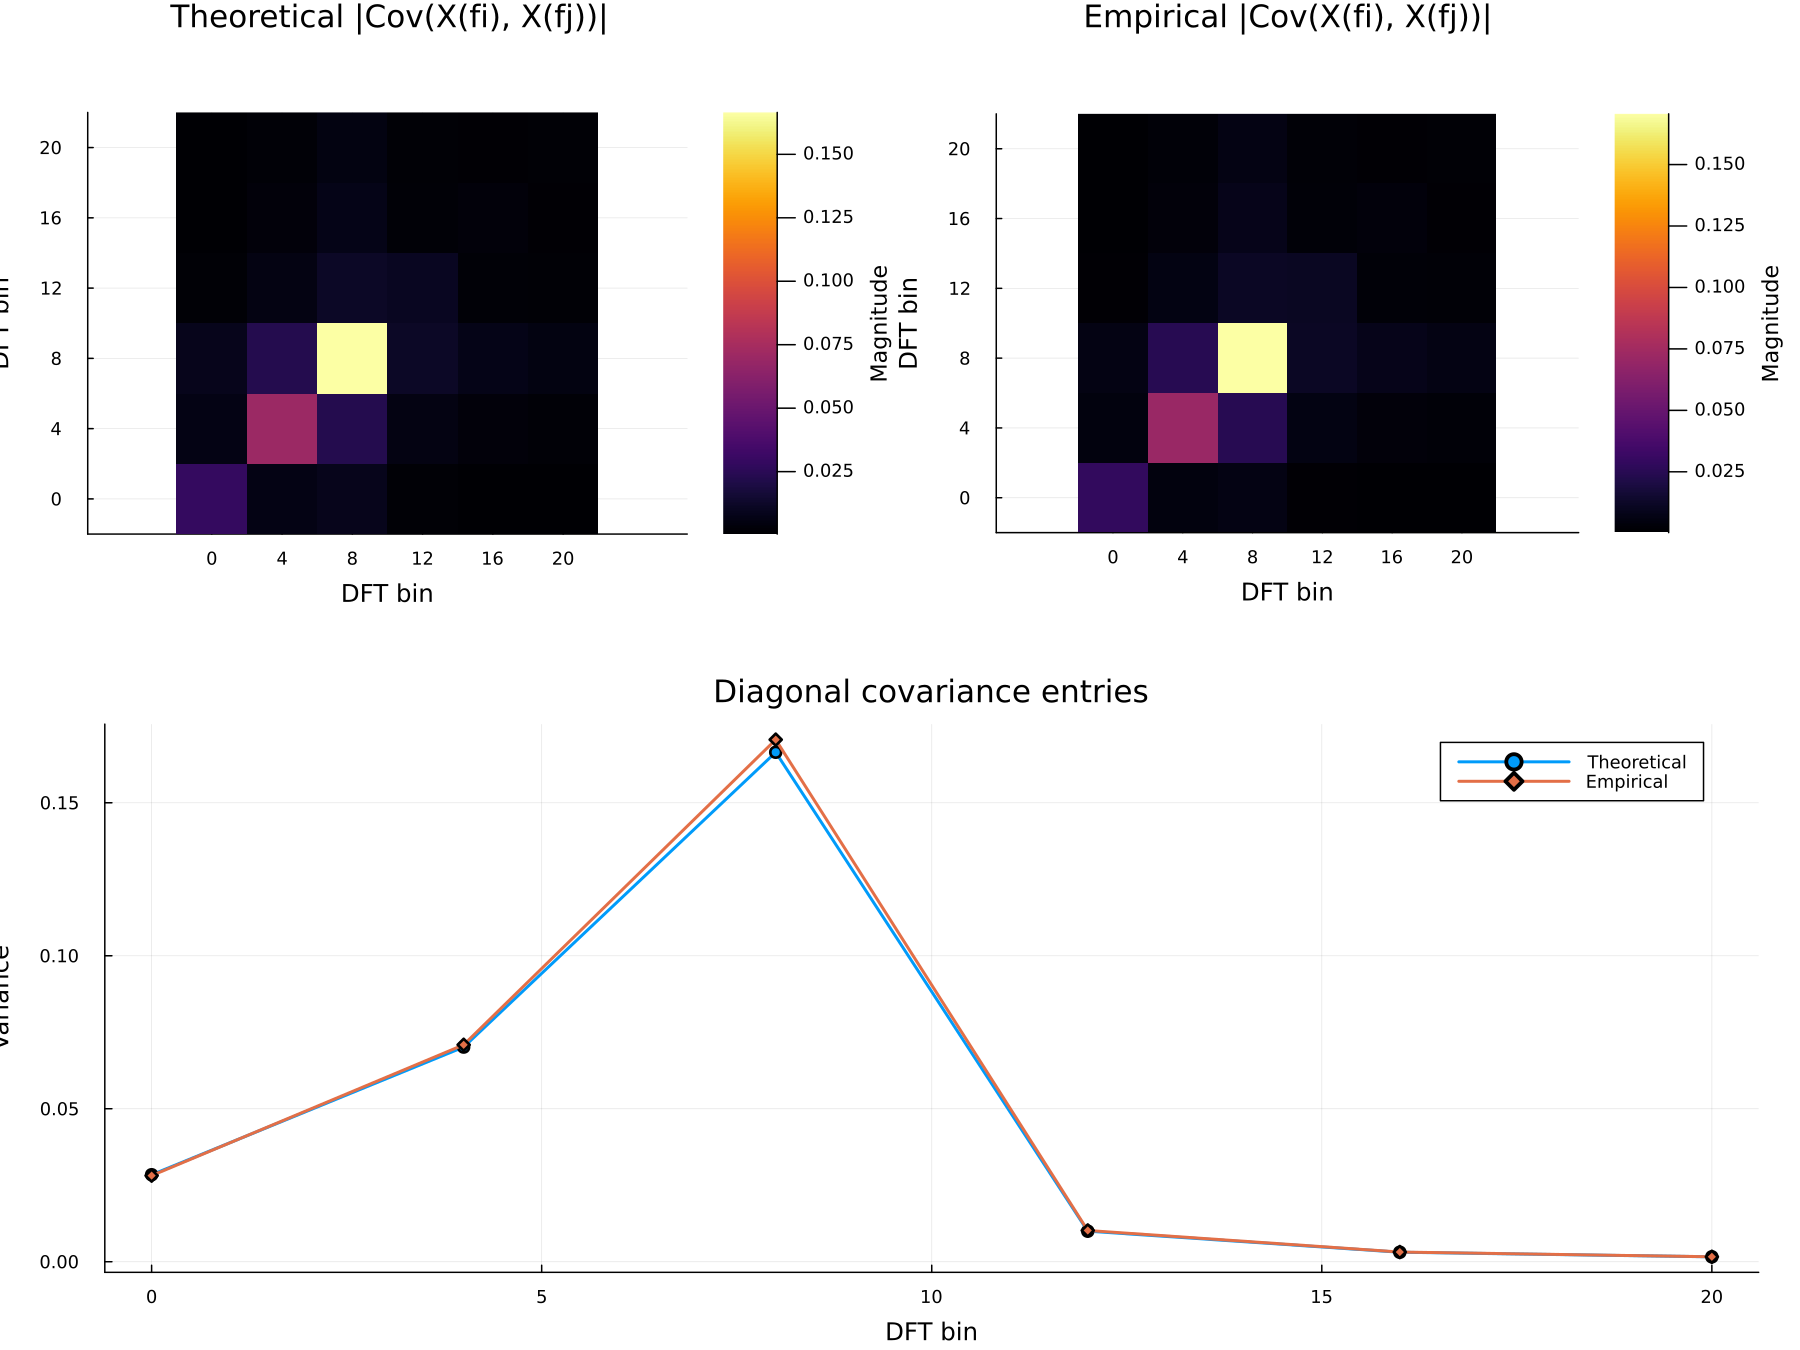

Julia code for this plot:
"""
Compare theoretical and empirical Fourier-domain covariances for an AR(p) process.

The script:
1. Builds an AD-friendly `MESAPSD` model for a user-defined AR process.
2. Computes the theoretical covariance `Cov(X(f_i), X(f_j))` with
   `frequency_covariance`, which uses automatic differentiation.
3. Estimates the same covariance matrix from many simulated realisations.
4. Saves a comparison plot to `examples/ar_covariance_ad.png`.

Run from the repository root:

    julia --project=. examples/ar_covariance_ad.jl

All parameters can be supplied via command-line flags or a TOML config file:

    julia --project=. examples/ar_covariance_ad.jl \
        --config examples/configs/ar_covariance_ad.toml

"""

push!(LOAD_PATH, joinpath(@__DIR__, "..", "src"))
include(joinpath(@__DIR__, "..", "src", "Memspectrum.jl"))
using .Memspectrum

using ArgParse
using LinearAlgebra
using Random
using Statistics
using TOML
using Plots

function parse_commandline()
    s = ArgParseSettings(
        description = "Compare theoretical and empirical AR(p) Fourier covariances"
    )
    @add_arg_table! s begin
        "--config"
            help     = "Path to a TOML configuration file (optional)"
            arg_type = String
            default  = nothing
        "--N"
            help     = "Number of samples in each realisation"
            arg_type = Int
            default  = nothing
        "--dt"
            help     = "Sampling interval (seconds)"
            arg_type = Float64
            default  = nothing
        "--P"
            help     = "Innovation variance"
            arg_type = Float64
            default  = nothing
        "--a1"
            help     = "First AR coefficient"
            arg_type = Float64
            default  = nothing
        "--a2"
            help     = "Second AR coefficient"
            arg_type = Float64
            default  = nothing
        "--burnin"
            help     = "Number of burn-in samples discarded before each realisation"
            arg_type = Int
            default  = nothing
        "--realizations"
            help     = "Number of Monte-Carlo realisations"
            arg_type = Int
            default  = nothing
        "--seed"
            help     = "Random seed"
            arg_type = Int
            default  = nothing
        "--frequency_step"
            help     = "Spacing between selected DFT bins"
            arg_type = Int
            default  = nothing
        "--max_bin"
            help     = "Largest DFT bin included in the comparison"
            arg_type = Int
            default  = nothing
    end
    return parse_args(s)
end

function empirical_fourier_covariance(model::MESAPSD, dt::Float64,
                                      frequencies::AbstractVector{<:Real};
                                      realizations::Int,
                                      burnin::Int,
                                      seed::Int)
    Random.seed!(seed)
    n_freq = length(frequencies)
    samples = Matrix{ComplexF64}(undef, realizations, n_freq)
    sigma = sqrt(model.P)

    for r in 1:realizations
        x_full = zeros(Float64, model.N + burnin)
        for t in eachindex(x_full)
            value = sigma * randn()
            for k in 1:min(model.p, t - 1)
                value -= model.a_k[k + 1] * x_full[t - k]
            end
            x_full[t] = value
        end
        x = x_full[burnin+1:end]
        for (j, frequency) in enumerate(frequencies)
            coeff = zero(ComplexF64)
            for n in eachindex(x)
                coeff += dt * x[n] * cis(-2π * frequency * dt * (n - 1))
            end
            samples[r, j] = coeff
        end
    end

    sample_mean = vec(mean(samples; dims=1))
    centered = samples .- sample_mean'
    return centered' * centered / (realizations - 1)
end

args = parse_commandline()
cfg = args["config"] === nothing ? Dict{String,Any}() : TOML.parsefile(args["config"])
_get(key, default) = args[key] !== nothing ? args[key] :
                     haskey(cfg, key)       ? cfg[key]  : default

const N = _get("N", 64)
const DT = _get("dt", 1.0 / 128.0)
const P = _get("P", 1.0)
const A1 = _get("a1", -1.5)
const A2 = _get("a2", 0.9)
const BURNIN = _get("burnin", 256)
const REALIZATIONS = _get("realizations", 4000)
const SEED = _get("seed", 21)
const FREQUENCY_STEP = _get("frequency_step", 4)
const MAX_BIN = _get("max_bin", 20)

model = MESAPSD(P, [1.0, A1, A2], N)
bins = collect(0:FREQUENCY_STEP:MAX_BIN)
freqs = bins ./ (N * DT)

theoretical = frequency_covariance(model, DT; frequencies=freqs, burnin=BURNIN)
empirical = empirical_fourier_covariance(
    model,
    DT,
    freqs;
    realizations = REALIZATIONS,
    burnin = BURNIN,
    seed = SEED,
)

diag_theoretical = real.(diag(theoretical))
diag_empirical = real.(diag(empirical))
rel_diag_error = maximum(abs.(diag_empirical .- diag_theoretical) ./ diag_theoretical)

println("AR(2) covariance comparison")
println("  N=$N, dt=$DT s, P=$P, a = [$A1, $A2]")
println("  burn-in samples: $BURNIN")
println("  realizations:    $REALIZATIONS")
println("  max rel. diag error: $(round(rel_diag_error * 100, digits=2)) %")

bin_labels = string.(bins)
heat_theory = heatmap(
    bin_labels,
    bin_labels,
    abs.(theoretical);
    title = "Theoretical |Cov(X(fi), X(fj))|",
    xlabel = "DFT bin",
    ylabel = "DFT bin",
    colorbar_title = "Magnitude",
    aspect_ratio = :equal,
)

heat_empirical = heatmap(
    bin_labels,
    bin_labels,
    abs.(empirical);
    title = "Empirical |Cov(X(fi), X(fj))|",
    xlabel = "DFT bin",
    ylabel = "DFT bin",
    colorbar_title = "Magnitude",
    aspect_ratio = :equal,
)

diag_plot = plot(
    bins,
    diag_theoretical;
    label = "Theoretical",
    lw = 2,
    marker = :circle,
    xlabel = "DFT bin",
    ylabel = "Variance",
    title = "Diagonal covariance entries",
)
plot!(diag_plot, bins, diag_empirical; label = "Empirical", lw = 2, marker = :diamond)

plt = plot(heat_theory, heat_empirical, diag_plot; layout = @layout([a b; c]), size = (1200, 900), dpi = 150)
out_path = joinpath(@__DIR__, "ar_covariance_ad.png")
savefig(plt, out_path)
println("Plot saved to $out_path")
display(plt)
